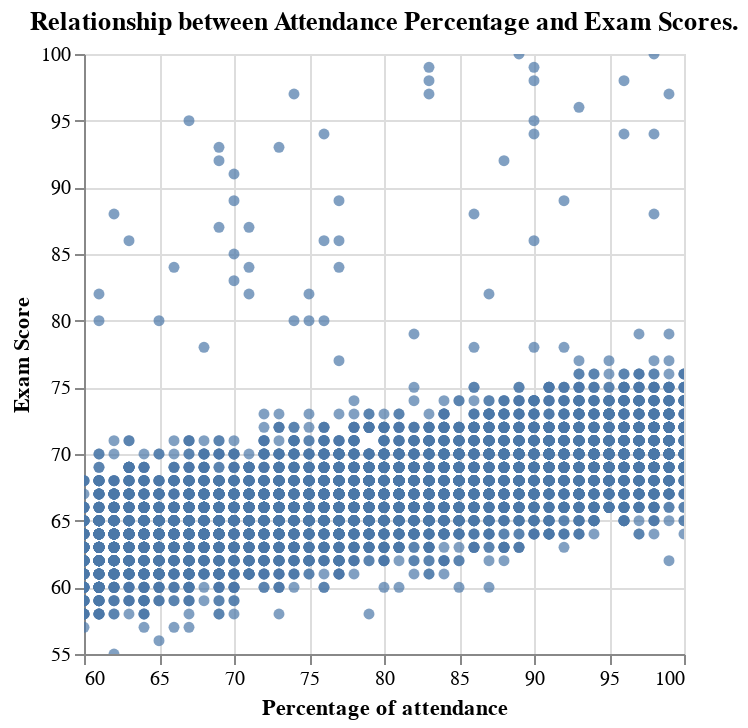

Notebook code for this chart:
### Code cell
#scatterplot to show if there is a relationship between hours studied and exams score
attd_exam_plot = alt.Chart(study_exam).mark_circle().encode(
    x=alt.X("Attendance").title("Percentage of attendance").scale(zero=False),
    y=alt.Y("Exam_Score").title("Exam Score").scale(zero=False),
    tooltip=["Attendance", "Exam_Score"]
).properties(
    title="Relationship between Attendance Percentage and Exam Scores.").interactive()
attd_exam_plot

### Figure 1 — Vega specification as saved in the notebook (floating-point values rounded to 4 significant figures; data arrays with more than 128 entries replaced by an {"elided": "..."} marker saying what was removed)
{"$schema": "https://vega.github.io/schema/vega/v5.json", "data": [{"name": "param_1_store"}, {"name": "source_0", "values": {"elided": "6607 records"}}, {"name": "source_0_x_domain_Attendance", "values": [{"min": 60, "max": 100}]}, {"name": "source_0_y_domain_Exam_Score", "values": [{"min": 55, "max": 100}]}], "signals": [{"name": "unit", "value": {}, "on": [{"events": "pointermove", "update": "isTuple(group()) ? group() : unit"}]}, {"name": "param_1", "update": "vlSelectionResolve(\"param_1_store\", \"union\")"}, {"name": "param_1_Attendance", "on": [{"events": [{"source": "view", "type": "dblclick"}], "update": "null"}, {"events": {"signal": "param_1_translate_delta"}, "update": "panLinear(param_1_translate_anchor.extent_x, -param_1_translate_delta.x / width)"}, {"events": {"signal": "param_1_zoom_delta"}, "update": "zoomLinear(domain(\"x\"), param_1_zoom_anchor.x, param_1_zoom_delta)"}]}, {"name": "param_1_Exam_Score", "on": [{"events": [{"source": "view", "type": "dblclick"}], "update": "null"}, {"events": {"signal": "param_1_translate_delta"}, "update": "panLinear(param_1_translate_anchor.extent_y, param_1_translate_delta.y / height)"}, {"events": {"signal": "param_1_zoom_delta"}, "update": "zoomLinear(domain(\"y\"), param_1_zoom_anchor.y, param_1_zoom_delta)"}]}, {"name": "param_1_tuple", "on": [{"events": [{"signal": "param_1_Attendance || param_1_Exam_Score"}], "update": "param_1_Attendance && param_1_Exam_Score ? {unit: \"\", fields: param_1_tuple_fields, values: [param_1_Attendance,param_1_Exam_Score]} : null"}]}, {"name": "param_1_tuple_fields", "value": [{"field": "Attendance", "channel": "x", "type": "R"}, {"field": "Exam_Score", "channel": "y", "type": "R"}]}, {"name": "param_1_translate_anchor", "value": {}, "on": [{"events": [{"source": "scope", "type": "pointerdown"}], "update": "{x: x(unit), y: y(unit), extent_x: domain(\"x\"), extent_y: domain(\"y\")}"}]}, {"name": "param_1_translate_delta", "value": {}, "on": [{"events": [{"source": "window", "between": [{"source": "scope", "type": "pointerdown"}, {"source": "window", "type": "pointerup"}], "type": "pointermove", "consume": true}], "update": "{x: param_1_translate_anchor.x - x(unit), y: param_1_translate_anchor.y - y(unit)}"}]}, {"name": "param_1_zoom_anchor", "on": [{"events": [{"source": "scope", "type": "wheel", "consume": true}], "update": "{x: invert(\"x\", x(unit)), y: invert(\"y\", y(unit))}"}]}, {"name": "param_1_zoom_delta", "on": [{"events": [{"source": "scope", "consume": true, "type": "wheel"}], "update": "pow(1.001, event.deltaY * pow(16, event.deltaMode))", "force": true}]}, {"name": "param_1_modify", "on": [{"events": {"signal": "param_1_tuple"}, "update": "modify(\"param_1_store\", param_1_tuple, true)"}]}], "marks": [{"type": "symbol", "name": "marks", "from": {"data": "source_0"}, "encode": {"update": {"shape": {"value": "circle"}, "tooltip": {"signal": "{\"Attendance\": format(datum[\"Attendance\"], \"\"), \"Exam_Score\": format(datum[\"Exam_Score\"], \"\")}"}, "y": {"field": "Exam_Score", "scale": "y"}, "fill": {"value": "#4c78a8"}, "x": {"field": "Attendance", "scale": "x"}, "opacity": {"value": 0.7}}}, "style": ["circle"], "interactive": true, "clip": true}], "scales": [{"name": "x", "type": "linear", "domain": [{"signal": "(data(\"source_0_x_domain_Attendance\")[0] || {}).min"}, {"signal": "(data(\"source_0_x_domain_Attendance\")[0] || {}).max"}], "range": [0, {"signal": "width"}], "domainRaw": {"signal": "param_1[\"Attendance\"]"}, "nice": true, "zero": false}, {"name": "y", "type": "linear", "domain": [{"signal": "(data(\"source_0_y_domain_Exam_Score\")[0] || {}).min"}, {"signal": "(data(\"source_0_y_domain_Exam_Score\")[0] || {}).max"}], "range": [{"signal": "height"}, 0], "domainRaw": {"signal": "param_1[\"Exam_Score\"]"}, "zero": false, "nice": true}], "axes": [{"scale": "x", "aria": false, "maxExtent": 0, "domain": false, "labels": false, "minExtent": 0, "orient": "bottom", "grid": true, "ticks": false, "gridScale": "y", "tickCount": {"signal": "ceil(width/40)"}, "zindex": 0}, {"scale": "y", "gridScale": "x", "zindex": 0, "labels": false, "orient": "left", "ticks": false, "domain": false, "maxExtent": 0, "grid": true, "aria": false, "minExtent": 0, "tickCount": {"signal": "ceil(height/40)"}}, {"scale": "x", "orient": "bottom", "labelFlush": true, "tickCount": {"signal": "ceil(width/40)"}, "labelOverlap": true, "grid": false, "zindex": 0, "title": "Percentage of attendance"}, {"scale": "y", "zindex": 0, "orient": "left", "labelOverlap": true, "grid": false, "title": "Exam Score", "tickCount": {"signal": "ceil(height/40)"}}], "title": {"text": "Relationship between Attendance Percentage and Exam Scores.", "frame": "group"}, "width": 300, "padding": 5, "height": 300, "style": "cell", "background": "white"}
